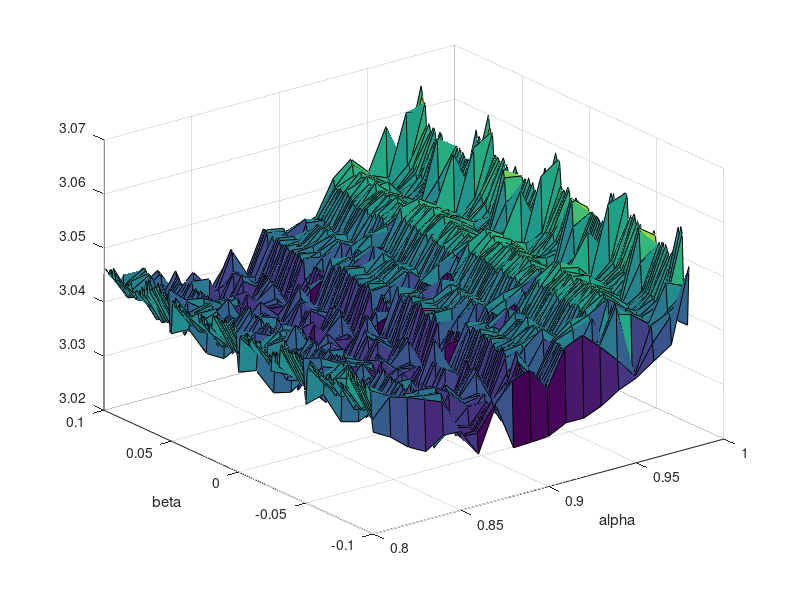

The MATLAB script that drew this image:
%test compare
figure(2)
alpha = csvread('jas_rep_alpha.csv');
beta = csvread('jas_rep_beta.csv');
energies= csvread('jas_rep_energies.csv');
energies(2,183)= 3.047;
surf(alpha,beta,energies);
xlabel('alpha')
ylabel('beta')